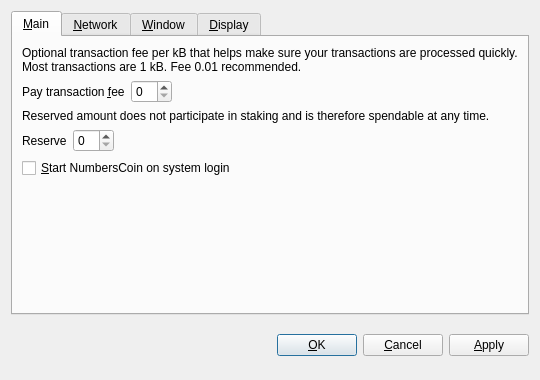
<?xml version="1.0" encoding="UTF-8"?>
<ui version="4.0">
 <class>OptionsDialog</class>
 <widget class="QDialog" name="OptionsDialog">
  <property name="geometry">
   <rect>
    <x>0</x>
    <y>0</y>
    <width>540</width>
    <height>380</height>
   </rect>
  </property>
  <property name="windowTitle">
   <string>Options</string>
  </property>
  <property name="modal">
   <bool>true</bool>
  </property>
  <layout class="QVBoxLayout" name="verticalLayout">
   <item>
    <widget class="QTabWidget" name="tabWidget">
     <property name="tabPosition">
      <enum>QTabWidget::North</enum>
     </property>
     <property name="currentIndex">
      <number>0</number>
     </property>
     <widget class="QWidget" name="tabMain">
      <attribute name="title">
       <string>&amp;Main</string>
      </attribute>
      <layout class="QVBoxLayout" name="verticalLayout_Main">
       <item>
        <widget class="QLabel" name="transactionFeeInfoLabel">
         <property name="text">
          <string>Optional transaction fee per kB that helps make sure your transactions are processed quickly. Most transactions are 1 kB. Fee 0.01 recommended.</string>
         </property>
         <property name="textFormat">
          <enum>Qt::PlainText</enum>
         </property>
         <property name="wordWrap">
          <bool>true</bool>
         </property>
        </widget>
       </item>
       <item>
        <layout class="QHBoxLayout" name="horizontalLayoutFee">
         <item>
          <widget class="QLabel" name="transactionFeeLabel">
           <property name="text">
            <string>Pay transaction &amp;fee</string>
           </property>
           <property name="textFormat">
            <enum>Qt::PlainText</enum>
           </property>
           <property name="buddy">
            <cstring>transactionFee</cstring>
           </property>
          </widget>
         </item>
         <item>
          <widget class="BitcoinAmountField" name="transactionFee"/>
         </item>
         <item>
          <spacer name="horizontalSpacerFee">
           <property name="orientation">
            <enum>Qt::Horizontal</enum>
           </property>
           <property name="sizeHint" stdset="0">
            <size>
             <width>40</width>
             <height>20</height>
            </size>
           </property>
          </spacer>
         </item>
        </layout>
       </item>
       <item>
        <widget class="QLabel" name="reserveBalanceInfoLabel">
         <property name="text">
          <string>Reserved amount does not participate in staking and is therefore spendable at any time.</string>
         </property>
         <property name="textFormat">
          <enum>Qt::PlainText</enum>
         </property>
         <property name="wordWrap">
          <bool>true</bool>
         </property>
        </widget>
       </item>
       <item>
        <layout class="QHBoxLayout" name="horizontalLayoutReserveBalance">
         <item>
          <widget class="QLabel" name="reserveBalanceLabel">
           <property name="text">
            <string>Reserve</string>
           </property>
           <property name="textFormat">
            <enum>Qt::PlainText</enum>
           </property>
           <property name="buddy">
            <cstring>reserveBalance</cstring>
           </property>
          </widget>
         </item>
         <item>
          <widget class="BitcoinAmountField" name="reserveBalance"/>
         </item>
         <item>
          <spacer name="horizontalSpacerReserveBalance">
           <property name="orientation">
            <enum>Qt::Horizontal</enum>
           </property>
           <property name="sizeHint" stdset="0">
            <size>
             <width>40</width>
             <height>20</height>
            </size>
           </property>
          </spacer>
         </item>
        </layout>
       </item>
       <item>
        <widget class="QCheckBox" name="bitcoinAtStartup">
         <property name="toolTip">
          <string>Automatically start NumbersCoin after logging in to the system.</string>
         </property>
         <property name="text">
          <string>&amp;Start NumbersCoin on system login</string>
         </property>
        </widget>
       </item>
       <item>
        <spacer name="verticalSpacer_Main">
         <property name="orientation">
          <enum>Qt::Vertical</enum>
         </property>
         <property name="sizeHint" stdset="0">
          <size>
           <width>20</width>
           <height>40</height>
          </size>
         </property>
        </spacer>
       </item>
      </layout>
     </widget>
     <widget class="QWidget" name="tabNetwork">
      <attribute name="title">
       <string>&amp;Network</string>
      </attribute>
      <layout class="QVBoxLayout" name="verticalLayout_Network">
       <item>
        <widget class="QCheckBox" name="mapPortUpnp">
         <property name="toolTip">
          <string>Automatically open the NumbersCoin client port on the router. This only works when your router supports UPnP and it is enabled.</string>
         </property>
         <property name="text">
          <string>Map port using &amp;UPnP</string>
         </property>
        </widget>
       </item>
       <item>
        <widget class="QCheckBox" name="connectSocks">
         <property name="toolTip">
          <string>Connect to the NumbersCoin network through a SOCKS proxy (e.g. when connecting through Tor).</string>
         </property>
         <property name="text">
          <string>&amp;Connect through SOCKS proxy:</string>
         </property>
        </widget>
       </item>
       <item>
        <layout class="QHBoxLayout" name="horizontalLayout_Network">
         <item>
          <widget class="QLabel" name="proxyIpLabel">
           <property name="text">
            <string>Proxy &amp;IP:</string>
           </property>
           <property name="textFormat">
            <enum>Qt::PlainText</enum>
           </property>
           <property name="buddy">
            <cstring>proxyIp</cstring>
           </property>
          </widget>
         </item>
         <item>
          <widget class="QValidatedLineEdit" name="proxyIp">
           <property name="maximumSize">
            <size>
             <width>140</width>
             <height>16777215</height>
            </size>
           </property>
           <property name="toolTip">
            <string>IP address of the proxy (e.g. 127.0.0.1)</string>
           </property>
          </widget>
         </item>
         <item>
          <widget class="QLabel" name="proxyPortLabel">
           <property name="text">
            <string>&amp;Port:</string>
           </property>
           <property name="textFormat">
            <enum>Qt::PlainText</enum>
           </property>
           <property name="buddy">
            <cstring>proxyPort</cstring>
           </property>
          </widget>
         </item>
         <item>
          <widget class="QLineEdit" name="proxyPort">
           <property name="maximumSize">
            <size>
             <width>55</width>
             <height>16777215</height>
            </size>
           </property>
           <property name="toolTip">
            <string>Port of the proxy (e.g. 9050)</string>
           </property>
          </widget>
         </item>
         <item>
          <widget class="QLabel" name="socksVersionLabel">
           <property name="text">
            <string>SOCKS &amp;Version:</string>
           </property>
           <property name="textFormat">
            <enum>Qt::PlainText</enum>
           </property>
           <property name="buddy">
            <cstring>socksVersion</cstring>
           </property>
          </widget>
         </item>
         <item>
          <widget class="QValueComboBox" name="socksVersion">
           <property name="toolTip">
            <string>SOCKS version of the proxy (e.g. 5)</string>
           </property>
          </widget>
         </item>
         <item>
          <spacer name="horizontalSpacer_Network">
           <property name="orientation">
            <enum>Qt::Horizontal</enum>
           </property>
           <property name="sizeHint" stdset="0">
            <size>
             <width>40</width>
             <height>20</height>
            </size>
           </property>
          </spacer>
         </item>
        </layout>
       </item>
       <item>
        <spacer name="verticalSpacer_Network">
         <property name="orientation">
          <enum>Qt::Vertical</enum>
         </property>
         <property name="sizeHint" stdset="0">
          <size>
           <width>20</width>
           <height>40</height>
          </size>
         </property>
        </spacer>
       </item>
      </layout>
     </widget>
     <widget class="QWidget" name="tabWindow">
      <attribute name="title">
       <string>&amp;Window</string>
      </attribute>
      <layout class="QVBoxLayout" name="verticalLayout_Window">
       <item>
        <widget class="QCheckBox" name="minimizeToTray">
         <property name="toolTip">
          <string>Show only a tray icon after minimizing the window.</string>
         </property>
         <property name="text">
          <string>&amp;Minimize to the tray instead of the taskbar</string>
         </property>
        </widget>
       </item>
       <item>
        <widget class="QCheckBox" name="minimizeOnClose">
         <property name="toolTip">
          <string>Minimize instead of exit the application when the window is closed. When this option is enabled, the application will be closed only after selecting Quit in the menu.</string>
         </property>
         <property name="text">
          <string>M&amp;inimize on close</string>
         </property>
        </widget>
       </item>
       <item>
        <spacer name="verticalSpacer_Window">
         <property name="orientation">
          <enum>Qt::Vertical</enum>
         </property>
         <property name="sizeHint" stdset="0">
          <size>
           <width>20</width>
           <height>40</height>
          </size>
         </property>
        </spacer>
       </item>
      </layout>
     </widget>
     <widget class="QWidget" name="tabDisplay">
      <attribute name="title">
       <string>&amp;Display</string>
      </attribute>
      <layout class="QVBoxLayout" name="verticalLayout_Display">
       <item>
        <layout class="QHBoxLayout" name="horizontalLayout_1_Display">
         <item>
          <widget class="QLabel" name="langLabel">
           <property name="text">
            <string>User Interface &amp;language:</string>
           </property>
           <property name="textFormat">
            <enum>Qt::PlainText</enum>
           </property>
           <property name="buddy">
            <cstring>lang</cstring>
           </property>
          </widget>
         </item>
         <item>
          <widget class="QValueComboBox" name="lang">
           <property name="toolTip">
            <string>The user interface language can be set here. This setting will take effect after restarting NumbersCoin.</string>
           </property>
          </widget>
         </item>
        </layout>
       </item>
       <item>
        <layout class="QHBoxLayout" name="horizontalLayout_2_Display">
         <item>
          <widget class="QLabel" name="unitLabel">
           <property name="text">
            <string>&amp;Unit to show amounts in:</string>
           </property>
           <property name="textFormat">
            <enum>Qt::PlainText</enum>
           </property>
           <property name="buddy">
            <cstring>unit</cstring>
           </property>
          </widget>
         </item>
         <item>
          <widget class="QValueComboBox" name="unit">
           <property name="toolTip">
            <string>Choose the default subdivision unit to show in the interface and when sending coins.</string>
           </property>
          </widget>
         </item>
        </layout>
       </item>
       <item>
        <widget class="QCheckBox" name="displayAddresses">
         <property name="toolTip">
          <string>Whether to show NumbersCoin addresses in the transaction list or not.</string>
         </property>
         <property name="text">
          <string>&amp;Display addresses in transaction list</string>
         </property>
        </widget>
       </item>
       <item>
        <widget class="QCheckBox" name="coinControlFeatures">
         <property name="toolTip">
          <string>Whether to show coin control features or not.</string>
         </property>
         <property name="text">
          <string>Display coin &amp;control features (experts only!)</string>
         </property>
        </widget>
       </item>
       <item>
        <spacer name="verticalSpacer_Display">
         <property name="orientation">
          <enum>Qt::Vertical</enum>
         </property>
         <property name="sizeHint" stdset="0">
          <size>
           <width>20</width>
           <height>40</height>
          </size>
         </property>
        </spacer>
       </item>
      </layout>
     </widget>
    </widget>
   </item>
   <item>
    <layout class="QHBoxLayout" name="horizontalLayout_Buttons">
     <item>
      <spacer name="horizontalSpacer_1">
       <property name="orientation">
        <enum>Qt::Horizontal</enum>
       </property>
       <property name="sizeHint" stdset="0">
        <size>
         <width>40</width>
         <height>48</height>
        </size>
       </property>
      </spacer>
     </item>
     <item>
      <widget class="QLabel" name="statusLabel">
       <property name="font">
        <font>
         <weight>75</weight>
         <bold>true</bold>
        </font>
       </property>
       <property name="text">
        <string/>
       </property>
       <property name="textFormat">
        <enum>Qt::PlainText</enum>
       </property>
       <property name="wordWrap">
        <bool>true</bool>
       </property>
      </widget>
     </item>
     <item>
      <spacer name="horizontalSpacer_2">
       <property name="orientation">
        <enum>Qt::Horizontal</enum>
       </property>
       <property name="sizeHint" stdset="0">
        <size>
         <width>40</width>
         <height>48</height>
        </size>
       </property>
      </spacer>
     </item>
     <item>
      <widget class="QPushButton" name="okButton">
       <property name="text">
        <string>&amp;OK</string>
       </property>
      </widget>
     </item>
     <item>
      <widget class="QPushButton" name="cancelButton">
       <property name="text">
        <string>&amp;Cancel</string>
       </property>
       <property name="autoDefault">
        <bool>false</bool>
       </property>
      </widget>
     </item>
     <item>
      <widget class="QPushButton" name="applyButton">
       <property name="text">
        <string>&amp;Apply</string>
       </property>
       <property name="autoDefault">
        <bool>false</bool>
       </property>
      </widget>
     </item>
    </layout>
   </item>
  </layout>
 </widget>
 <customwidgets>
  <customwidget>
   <class>BitcoinAmountField</class>
   <extends>QSpinBox</extends>
   <header>bitcoinamountfield.h</header>
  </customwidget>
  <customwidget>
   <class>QValueComboBox</class>
   <extends>QComboBox</extends>
   <header>qvaluecombobox.h</header>
  </customwidget>
  <customwidget>
   <class>QValidatedLineEdit</class>
   <extends>QLineEdit</extends>
   <header>qvalidatedlineedit.h</header>
  </customwidget>
 </customwidgets>
 <resources/>
 <connections/>
</ui>
